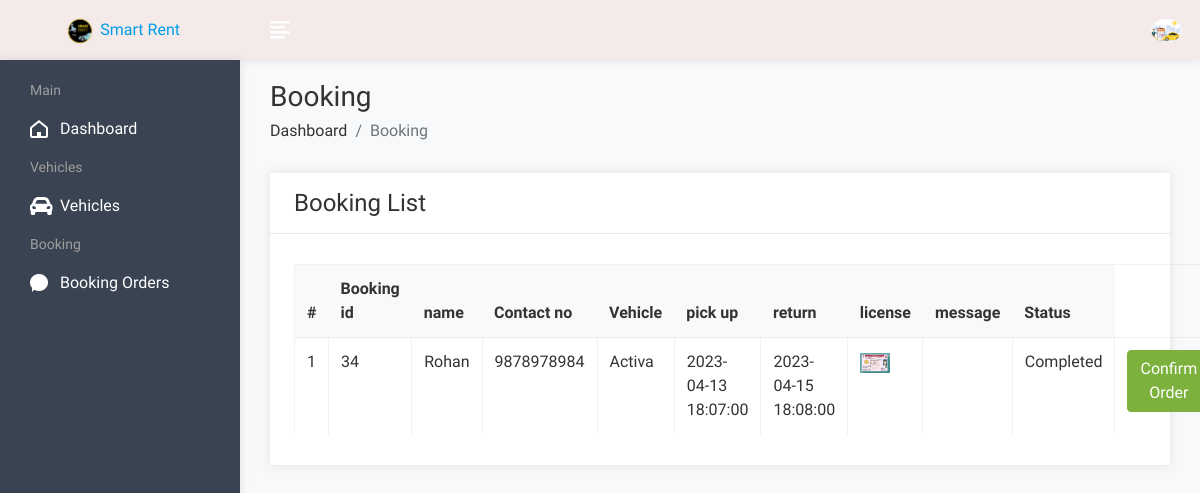
The page /renter/bookingView.php (signed in) on the database its author committed.
### tables this page shows
CREATE TABLE `booking` (
  `bid` int(100) NOT NULL,
  `uid` int(100) NOT NULL,
  `vid` int(11) NOT NULL,
  `name` varchar(30) NOT NULL,
  `mobile` varchar(12) NOT NULL,
  `vehicle` varchar(20) NOT NULL,
  `pick_up` timestamp NULL DEFAULT NULL,
  `return_up` timestamp NULL DEFAULT NULL,
  `license` varchar(100) NOT NULL,
  `message` varchar(100) NOT NULL,
  `status` varchar(20) NOT NULL
);

### renter/bookingView.php (the view, shortened to what this page needs)
<!DOCTYPE html>
<html lang="en">
<head>
        <link rel="stylesheet" href="assets/css/bootstrap.min.css">
        <link rel="stylesheet" href="assets/css/font-awesome.min.css">
        <link rel="stylesheet" href="assets/css/feathericon.min.css">
		<link rel="stylesheet" href="assets/plugins/datatables/dataTables.bootstrap4.min.css">
		<link rel="stylesheet" href="assets/plugins/datatables/responsive.bootstrap4.min.css">
		<link rel="stylesheet" href="assets/plugins/datatables/select.bootstrap4.min.css">
		<link rel="stylesheet" href="assets/plugins/datatables/buttons.bootstrap4.min.css">
        <link rel="stylesheet" href="assets/css/style.css?v=<?php echo time(); ?>">
    </head>
    <body>
				<?php include("header.php"); ?>
            <div class="page-wrapper">
                <div class="content container-fluid">
					<div class="page-header">
						<div class="row">
							<div class="col">
								<h3 class="page-title">Booking</h3>
								<ul class="breadcrumb">
									<li class="breadcrumb-item"><a href="dashboard.php">Dashboard</a></li>
									<li class="breadcrumb-item active">Booking</li>
								</ul>
							</div>
						</div>
					</div>
					<div class="row">
						<div class="col-sm-12">
							<div class="card">
								<div class="card-header">
									<h4 class="card-title">Booking List</h4>
								</div>
								<div class="card-body">
									<table id="basic-datatable" class="table table-bordered table-hover">
                                            <thead>
                                                <tr>
                                                    <th>#</th>
                                                    <th>Booking id</th>
                                                    <th>name</th>
													<th>Contact no</th>
													<th>Vehicle</th>
                                                    <th>pick up</th>
													<th>return</th>
                                                    <th>license</th>
													<th>message</th>
													<th>Status</th>
                                                </tr>
                                            </thead>
                                            <tbody>
											<?php
												$query=mysqli_query($con,"select booking.*, vehicles.*,renter.* from booking,vehicles,renter where booking.vid=vehicles.vid && vehicles.rid=renter.id");
												$cnt=1;
												while($row=mysqli_fetch_array($query))
													{
											?>
                                                <tr>
                                                    <td><?php echo $cnt; ?></td>
                                                    <td><?php echo $row['0']; ?></td>
                                                    <td><?php echo $row['3']; ?></td>
													<td><?php echo $row['4']; ?></td>
                                                    <td><?php echo $row['5']; ?></td>
													<td><?php echo $row['6']; ?></td>
                                                    <td><?php echo $row['7']; ?></td>
													<td><img src="../images/<?php echo $row['8']; ?>" alt="" width="60%"></td>
													<td><?php echo $row['9']; ?></td>
													<td><?php echo $row['10']; ?></td>
													<td><a href="bookingConfirm.php?id=<?php echo $row['0'];?>"><button class="btn btn-success">Confirm Order</button></a>
                                                </tr>
                                                <?php
												$cnt=$cnt+1;
												}
												?>
                                            </tbody>
                                        </table>
								</div>
							</div>
						</div>
					</div>
				</div>
			</div>
    </body>
</html>

### rows shown on the page
booking: bid "34", name "Rohan", mobile "9878978984", vehicle "Activa", pick_up "2023-04-13 18:07:00", return_up "2023-04-15 18:08:00", license (picture), status "Completed"
